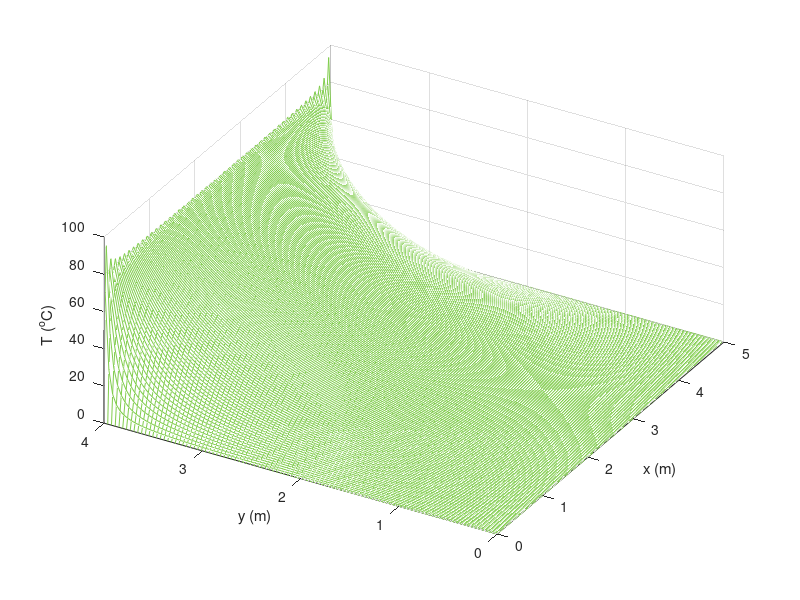

Write the MATLAB code that produced this figure.
% Three - Dimensional Plots
% Do not hesiate to use: "Plotting and Data Visualization"

% 10.1 Line Plots
% plot3(x,y,z, 'line specifiers', 'PropertyName', property value)
% 'line specifiers' - define the type and color of the line and markers
% property value - specify the line width, and marker's size, and edge and
% fill colors
%
% 1) The 3 vectors with the coordinates of the data points must have the
% same number of elements
% 2) The line specifiers are the same as in 2-D plots.
% Example 1:
t = 0: 0.1 : 6*pi;
x = sqrt(t).*sin(2*t);
y = sqrt(t).*cos(2*t);
z = 0.5*t;
plot3(x,y,z,'k','linewidth',1);
grid on
xlabel('x'); ylabel('y'); zlabel('z');
% ------------------------------------

% 10.2 Mesh and Surface Plots
% Mesh & surface plots are 3-D plots used the plotting functions of the
% form z = f(x,y), where x and y are independent variables, z - dependent
% 1st step create a grid of XY plane that covers the domain of the function
% 2nd step calculate the value of z at each point of the grid
% 3rd step create the plot
% 1st step: creating a grid
x = -1 :0.1: 3; % vector that divides the domain of x
y = 1 :0.1: 4;  % vector that divides the domain of y
[X, Y] = meshgrid(x,y) % X,Y - matrises of x,y coordiunates respectevily

% 2nd step: z values calculations
Z = X.*Y.^2./(X.^2 + Y.^2)

% 3rs step: makinga mesh and surface plots:
mesh(X,Y,Z) % or surf (X,Y,Z)
xlabel('x'); ylabel('y'); zlabel('z');
grid off % usefull for nice pictures for dissertation
box on

% Examples:
x = -3 :0.25 : 3;
y = -3 :0.25 : 3;
[X, Y] = meshgrid(x,y);

Z = 1.8.^(-1.5*sqrt(X.^2 + Y.^2)).*cos(0.5*Y).*sin(X);
% different types of Graphs:
mesh(X,Y,Z)
meshz(X,Y,Z)
meshc(X,Y,Z)

surf(X,Y,Z)
surfc(X,Y,Z)
surfl(X,Y,Z)

waterfall(X,Y,Z)
contour3(X,Y,Z,55) %where n = 55 is the number of countor levels
contour(X,Y,Z,55) %where n = 55 is the number of countor levels
xlabel('x'); ylabel('y'); zlabel('z');
% ------------------------------------

% 10.3 Plots with Special Graphics
% Plot a Sphere:
[X, Y, Z] = sphere (50);
surf (X,Y,Z)

% Plot a Cylinder:
t = linspace (0, pi, 50);
r = 1.5 + sin(t);
[X,Y,Z] = cylinder (r);
surf(X,Y,Z)
axis square

% 3-D Bar plot
Y = [1 6.5 7; 2 6 7; 3 5.5 7; 4 5 7; 3 4 7; 2 3 7; 1 2 7]
bar3(Y)

% 3-D Stem plot
t = 0 : 0.2 :10;
x = t;
y = sin(t);
z = t.^1.5;
stem3(x,y,z,'fill')
grid on
xlabel('x'); ylabel('y'); zlabel('z');
% 3-D Scatter plot
scatter3(x,y,z,'filled')
grid on 
colormap([0.1 0.1 0.1])
xlabel('x'); ylabel('y'); zlabel('z');
axis square

% 3-D Pie Plot
X = [5 9 14 20];
explode = [1 200 5 2];
pie3 (X, explode)
colormap([0.5 0.8 0.3 ])

% Polar coordinates grid in the xy plane:
% 1st step: Create grid of values theta and r with the m e s h g r i d function
% 2nd step: Calculate the value of z at each point of the grid
% 3rd step: Convert the polar coordinates to a gris in Cartesian coordinates with  p o l 2 c a r t function
% 4th step: Make a 3-D plot using the values of z and the Cartesian coordinates
[th, r] = meshgrid ((0:5:360)*pi/180, 0:.1 :2);
Z = r.*th;
[X,Y] = pol2cart(th,r);
mesh(X,Y,Z)
surf(X,Y,Z)
axis square

% 10.4 The v i e w Command
%
% The v i e w command controls the direction from which the plot is viewed.
% This is done by specifying a direction in terms of azimuth and elevation
% angles. To set the viewing angle of the plot, the view command has the
% form: view(az, el) or view([az,el])
% az - azimuth, which is angle (in degrees) un the xy plane measured relative to
%      the negative y axis direction and defined as positive in the
%      counterclockwise direction.
% el - angle of elevation (in degrees) from xy plane. A positive value
%      corresponds to openening an angle in the direction of the z axis
% The default view angles are: az = - 37.5 and el = 30
x = -3 : 0.25 :3;
y = -3 : 0.25 :3;
[X, Y] = meshgrid (x, y);
Z = 1.8.^(-1.5*sqrt(X.^2 + Y.^2)).*cos(0.5*Y).*sin(X);
surf(X,Y,Z)
view(20,35)

% N.B.>> 
% xy top view  az = 0 el = 90
% xz side view az = 0 el = 0
% yz side view az = 90 el = 0
view(0,0)
view(90,0)

% Examples:
t = 0 : 0.1 : 6*pi;
x = sqrt(t).*sin(2*t)
y = sqrt(t).*cos(2*t)
z = 0.5*t;
plot3(x,y,z,'k','linewidth',1)
view(0,90) % is equal view(2)
grid on
xlabel('x'); ylabel('y'); zlabel('z');
view (3) % default

%--------------------------------------

% Sample - Problem 10-1: 3-D projectile trajectory
v0 = 250; g = 9.81; theta = 65;
x0 = 3000; vx = -30;
v0z = v0*sin(theta*pi/180);
v0y = v0*cos(theta*pi/180);
t = 2*v0z/g;
tplot = linspace(0,t,100);
z = v0z*tplot - 0.5*g*tplot.^2;
y = v0y*tplot;
x = x0 + vx*tplot
xnowind (1:length(y)) = x0; % constant x cooerdinate when npo wind
plot3(x,y,z,'r-',xnowind,y,z,'g--')
grid on
axis([0 6000 0 6000 0 2800])
xlabel('x'); ylabel('y'); zlabel('z');

% Sample - Problem 10-2: Electric potential of 2 point charges
% The electric field of two or more particles is calculated by using
% superposition
% The porblem is solved by following steps:
% a) Grid is created in xy plane with the domain x,y = [-0.2; 0.2] 
% b) The distance from each grid point to each of the charges is calculated
% c) The electric potential at each point is calculated
% d) The electric potential os plotted
eps0 = 8.85e-12; q1 = 2e-10; q2 = 3e-10;
k = 1 / (4*pi*eps0);
x = -0.2: 0.01 : 0.2;
y = -0.2: 0.01 : 0.2;
[X, Y] = meshgrid(x,y);
r1 = sqrt((X+0.25).^2 + Y.^2);
r2 = sqrt((X-0.25).^2 + Y.^2);
V = k*(q1./r1 + q2./r2);
mesh(X,Y,V)
xlabel('x (m)'); ylabel('y (m)'); zlabel('V (V)');

% Sample Problem 10-3: Heat conduction in a square plane
% The temperature distribution T(x,y) in the plate can be determined
% by solving the 2-D heat equation. For the given boundary conditions
% T(x,y) can be expressed analytically by Fourier series.
% (read advanced engineering mathematics)
% a) Create X,Y grid in the domain; a,b = 20,16 segments respectavailly  
% b) Calculate the T at each point of the mesh. Calculations are done
%    point by point using a double loop. At each point the temperature 
%    is determined by adding k terms of the Fourier series.
% c) make a surface plit of T
a = 5; b = 4; na =200; nb =106; k =50; T0 = 80;
clear T
x = linspace(0,a,na);
y = linspace(0,b,nb);
[X,Y] = meshgrid (x,y); % creating a grid in teh x y plane 
for i = 1:nb            % 1st loop is the index of the grid's row 
    for j =1:na         % 2nd loop is the index of the grid's column   
        T(i,j)=0;
        for n=1:k       % 3rd loop is nth term of Fourier series
            ns = 2*n -1; % k is the number of terms
        T(i,j) = T(i,j)+sin(ns*pi*X(i,j)/a).*sinh(ns*pi*Y(i,j)/a)/(sinh(ns*pi*b/a)*ns);
        end
        T(i,j) = T(i,j) * 4 * T0 / pi;
    end
end
mesh(X,Y,T)
xlabel('x (m)'); ylabel('y (m)'); zlabel('T (^oC)');
view(120,130);

